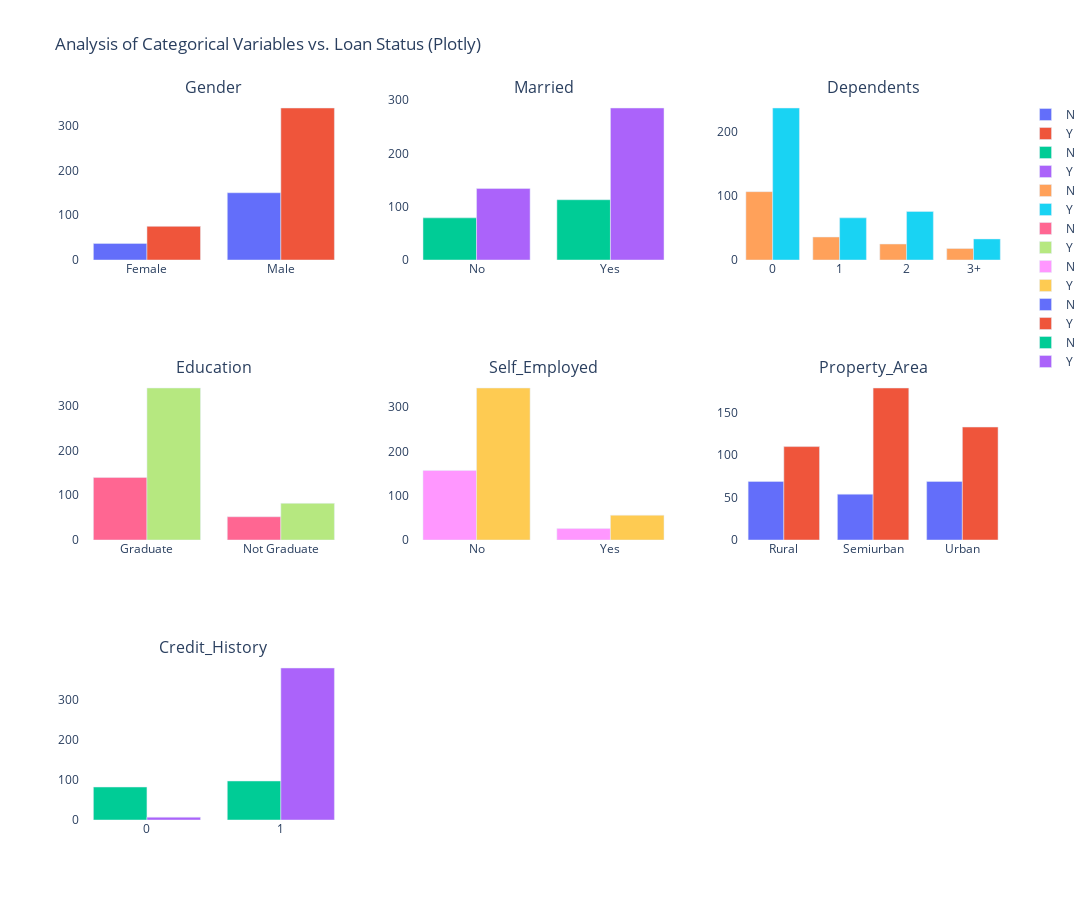

Here is the notebook cell this chart was saved with:
### Markdown cell above
# Bivariate Analysis

In this section, we will examine the relationship between each feature (both numerical and categorical) and the target variable (Loan_Status).

### Code cell
import plotly.graph_objects as go
from plotly.subplots import make_subplots

# لیست ویژگیهای دستهای
categorical_features = ['Gender', 'Married', 'Dependents', 'Education',
                        'Self_Employed', 'Property_Area', 'Credit_History']

# تنظیم سابپلاتها (3 ردیف × 3 ستون)
rows = 3
cols = 3
fig = make_subplots(
    rows=rows, cols=cols,
    subplot_titles=categorical_features
)

row, col = 1, 1
for feature in categorical_features:
    # شمارش مقدار هر دسته برای هر Loan_Status
    counts = loan_dataset_EDA.groupby([feature, 'Loan_Status']).size().reset_index(name='Count')

    for status in counts['Loan_Status'].unique():
        filtered = counts[counts['Loan_Status'] == status]

        fig.add_trace(
            go.Bar(
                x=filtered[feature],
                y=filtered['Count'],
                name=f"{status}",
                marker=dict(colorscale='Portland'),
            ),
            row=row, col=col
        )

    col += 1
    if col > cols:
        col = 1
        row += 1

# بهبود ظاهر
fig.update_layout(
    height=900, width=1200,
    title_text="Analysis of Categorical Variables vs. Loan Status (Plotly)",
    barmode='group',  # ستونهای Loan_Status کنار هم
    plot_bgcolor='white'
)

fig.show()

### Figure 1 — Plotly figure (JSON) as saved in the notebook; plotly's stock layout.template omitted (floating-point values rounded to 4 significant figures)
{"data": [{"marker": {"colorscale": [[0, "rgb(12,51,131)"], [0.25, "rgb(10,136,186)"], [0.5, "rgb(242,211,56)"], [0.75, "rgb(242,143,56)"], [1, "rgb(217,30,30)"]]}, "name": "N", "type": "bar", "x": ["Female", "Male"], "xaxis": "x", "y": [37, 150], "yaxis": "y"}, {"marker": {"colorscale": [[0, "rgb(12,51,131)"], [0.25, "rgb(10,136,186)"], [0.5, "rgb(242,211,56)"], [0.75, "rgb(242,143,56)"], [1, "rgb(217,30,30)"]]}, "name": "Y", "type": "bar", "x": ["Female", "Male"], "xaxis": "x", "y": [75, 339], "yaxis": "y"}, {"marker": {"colorscale": [[0, "rgb(12,51,131)"], [0.25, "rgb(10,136,186)"], [0.5, "rgb(242,211,56)"], [0.75, "rgb(242,143,56)"], [1, "rgb(217,30,30)"]]}, "name": "N", "type": "bar", "x": ["No", "Yes"], "xaxis": "x2", "y": [79, 113], "yaxis": "y2"}, {"marker": {"colorscale": [[0, "rgb(12,51,131)"], [0.25, "rgb(10,136,186)"], [0.5, "rgb(242,211,56)"], [0.75, "rgb(242,143,56)"], [1, "rgb(217,30,30)"]]}, "name": "Y", "type": "bar", "x": ["No", "Yes"], "xaxis": "x2", "y": [134, 285], "yaxis": "y2"}, {"marker": {"colorscale": [[0, "rgb(12,51,131)"], [0.25, "rgb(10,136,186)"], [0.5, "rgb(242,211,56)"], [0.75, "rgb(242,143,56)"], [1, "rgb(217,30,30)"]]}, "name": "N", "type": "bar", "x": ["0", "1", "2", "3+"], "xaxis": "x3", "y": [107, 36, 25, 18], "yaxis": "y3"}, {"marker": {"colorscale": [[0, "rgb(12,51,131)"], [0.25, "rgb(10,136,186)"], [0.5, "rgb(242,211,56)"], [0.75, "rgb(242,143,56)"], [1, "rgb(217,30,30)"]]}, "name": "Y", "type": "bar", "x": ["0", "1", "2", "3+"], "xaxis": "x3", "y": [238, 66, 76, 33], "yaxis": "y3"}, {"marker": {"colorscale": [[0, "rgb(12,51,131)"], [0.25, "rgb(10,136,186)"], [0.5, "rgb(242,211,56)"], [0.75, "rgb(242,143,56)"], [1, "rgb(217,30,30)"]]}, "name": "N", "type": "bar", "x": ["Graduate", "Not Graduate"], "xaxis": "x4", "y": [140, 52], "yaxis": "y4"}, {"marker": {"colorscale": [[0, "rgb(12,51,131)"], [0.25, "rgb(10,136,186)"], [0.5, "rgb(242,211,56)"], [0.75, "rgb(242,143,56)"], [1, "rgb(217,30,30)"]]}, "name": "Y", "type": "bar", "x": ["Graduate", "Not Graduate"], "xaxis": "x4", "y": [340, 82], "yaxis": "y4"}, {"marker": {"colorscale": [[0, "rgb(12,51,131)"], [0.25, "rgb(10,136,186)"], [0.5, "rgb(242,211,56)"], [0.75, "rgb(242,143,56)"], [1, "rgb(217,30,30)"]]}, "name": "N", "type": "bar", "x": ["No", "Yes"], "xaxis": "x5", "y": [157, 26], "yaxis": "y5"}, {"marker": {"colorscale": [[0, "rgb(12,51,131)"], [0.25, "rgb(10,136,186)"], [0.5, "rgb(242,211,56)"], [0.75, "rgb(242,143,56)"], [1, "rgb(217,30,30)"]]}, "name": "Y", "type": "bar", "x": ["No", "Yes"], "xaxis": "x5", "y": [343, 56], "yaxis": "y5"}, {"marker": {"colorscale": [[0, "rgb(12,51,131)"], [0.25, "rgb(10,136,186)"], [0.5, "rgb(242,211,56)"], [0.75, "rgb(242,143,56)"], [1, "rgb(217,30,30)"]]}, "name": "N", "type": "bar", "x": ["Rural", "Semiurban", "Urban"], "xaxis": "x6", "y": [69, 54, 69], "yaxis": "y6"}, {"marker": {"colorscale": [[0, "rgb(12,51,131)"], [0.25, "rgb(10,136,186)"], [0.5, "rgb(242,211,56)"], [0.75, "rgb(242,143,56)"], [1, "rgb(217,30,30)"]]}, "name": "Y", "type": "bar", "x": ["Rural", "Semiurban", "Urban"], "xaxis": "x6", "y": [110, 179, 133], "yaxis": "y6"}, {"marker": {"colorscale": [[0, "rgb(12,51,131)"], [0.25, "rgb(10,136,186)"], [0.5, "rgb(242,211,56)"], [0.75, "rgb(242,143,56)"], [1, "rgb(217,30,30)"]]}, "name": "N", "type": "bar", "x": [0.0, 1.0], "xaxis": "x7", "y": [82, 97], "yaxis": "y7"}, {"marker": {"colorscale": [[0, "rgb(12,51,131)"], [0.25, "rgb(10,136,186)"], [0.5, "rgb(242,211,56)"], [0.75, "rgb(242,143,56)"], [1, "rgb(217,30,30)"]]}, "name": "Y", "type": "bar", "x": [0.0, 1.0], "xaxis": "x7", "y": [7, 378], "yaxis": "y7"}], "layout": {"annotations": [{"font": {"size": 16}, "showarrow": false, "text": "Gender", "x": 0.1444, "xanchor": "center", "xref": "paper", "y": 1, "yanchor": "bottom", "yref": "paper"}, {"font": {"size": 16}, "showarrow": false, "text": "Married", "x": 0.5, "xanchor": "center", "xref": "paper", "y": 1, "yanchor": "bottom", "yref": "paper"}, {"font": {"size": 16}, "showarrow": false, "text": "Dependents", "x": 0.8556, "xanchor": "center", "xref": "paper", "y": 1, "yanchor": "bottom", "yref": "paper"}, {"font": {"size": 16}, "showarrow": false, "text": "Education", "x": 0.1444, "xanchor": "center", "xref": "paper", "y": 0.6111, "yanchor": "bottom", "yref": "paper"}, {"font": {"size": 16}, "showarrow": false, "text": "Self_Employed", "x": 0.5, "xanchor": "center", "xref": "paper", "y": 0.6111, "yanchor": "bottom", "yref": "paper"}, {"font": {"size": 16}, "showarrow": false, "text": "Property_Area", "x": 0.8556, "xanchor": "center", "xref": "paper", "y": 0.6111, "yanchor": "bottom", "yref": "paper"}, {"font": {"size": 16}, "showarrow": false, "text": "Credit_History", "x": 0.1444, "xanchor": "center", "xref": "paper", "y": 0.2222, "yanchor": "bottom", "yref": "paper"}], "barmode": "group", "height": 900, "plot_bgcolor": "white", "title": {"text": "Analysis of Categorical Variables vs. Loan Status (Plotly)"}, "width": 1200, "xaxis": {"anchor": "y", "domain": [0, 0.2889]}, "xaxis2": {"anchor": "y2", "domain": [0.3556, 0.6444]}, "xaxis3": {"anchor": "y3", "domain": [0.7111, 1]}, "xaxis4": {"anchor": "y4", "domain": [0, 0.2889]}, "xaxis5": {"anchor": "y5", "domain": [0.3556, 0.6444]}, "xaxis6": {"anchor": "y6", "domain": [0.7111, 1]}, "xaxis7": {"anchor": "y7", "domain": [0, 0.2889]}, "xaxis8": {"anchor": "y8", "domain": [0.3556, 0.6444]}, "xaxis9": {"anchor": "y9", "domain": [0.7111, 1]}, "yaxis": {"anchor": "x", "domain": [0.7778, 1]}, "yaxis2": {"anchor": "x2", "domain": [0.7778, 1]}, "yaxis3": {"anchor": "x3", "domain": [0.7778, 1]}, "yaxis4": {"anchor": "x4", "domain": [0.3889, 0.6111]}, "yaxis5": {"anchor": "x5", "domain": [0.3889, 0.6111]}, "yaxis6": {"anchor": "x6", "domain": [0.3889, 0.6111]}, "yaxis7": {"anchor": "x7", "domain": [0, 0.2222]}, "yaxis8": {"anchor": "x8", "domain": [0, 0.2222]}, "yaxis9": {"anchor": "x9", "domain": [0, 0.2222]}}}
